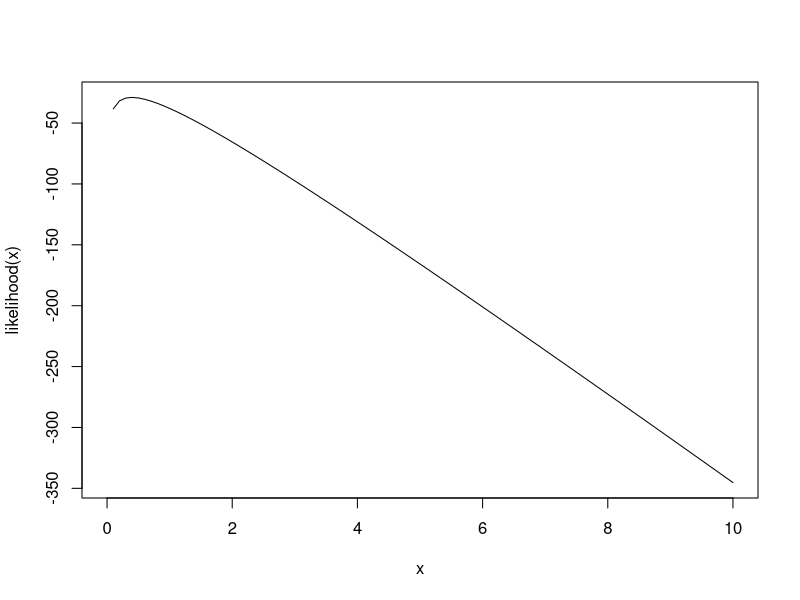

Write R code to recreate this figure.
## ---- chunk 1
knitr::opts_chunk$set(echo = TRUE)
## ---- chunk 2
(2*pt(1.96,9) - 1)*100
## ---- chunk 3
times = c(2.65871285, 8.34273228, 5.09845548, 7.15064545,
          0.39974647, 0.77206050, 5.43415199, 0.36422211,
          3.30789126, 0.07621921, 2.13375997, 0.06577856,
          1.73557740, 0.16524304, 0.27652044)
## ---- chunk 4
likelihood = function(lambda){
  log(lambda)*length(times) - lambda*sum(times)
}
curve(likelihood,from=0, to = 10)
## ---- chunk 5
optimize(likelihood, interval = c(0,10), maximum = TRUE)

length(times)/sum(times)

